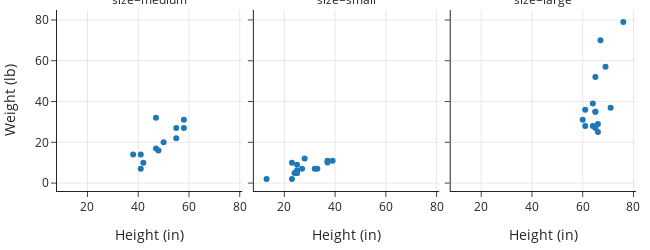

Source (notebook cell):
### Markdown cell above
This particular `Figure` holds one plot, but `Figure` objects can hold any number of plots. Below, we create a facet of three scatter plots.

### Code cell
px.scatter(dogs, x='height', y='weight',
           facet_col='size',
           labels=dict(height="Height (in)", weight="Weight (lb)"),
           width=650, height=250)

### Figure 1 — Plotly figure (JSON) as saved in the notebook; plotly's stock layout.template omitted (floating-point values rounded to 4 significant figures)
{"data": [{"hovertemplate": "size=medium<br>Height (in)=%{x}<br>Weight (lb)=%{y}<extra></extra>", "legendgroup": "", "marker": {"color": "#1F77B4", "symbol": "circle"}, "mode": "markers", "name": "", "orientation": "v", "showlegend": false, "type": "scatter", "x": [48, 41, 55, 50, 58, 58, 41, 42, 38, 47, 47, 55], "xaxis": "x", "y": [16, 14, 22, 20, 31, 27, 7, 10, 14, 32, 17, 27], "yaxis": "y"}, {"hovertemplate": "size=small<br>Height (in)=%{x}<br>Weight (lb)=%{y}<extra></extra>", "legendgroup": "", "marker": {"color": "#1F77B4", "symbol": "circle"}, "mode": "markers", "name": "", "orientation": "v", "showlegend": false, "type": "scatter", "x": [25, 37, 37, 27, 33, 13, 25, 23, 25, 39, 24, 25, 32, 28, 23, 25], "xaxis": "x2", "y": [6, 11, 10.15, 7, 7, 2, 5, 2, 6, 11, 5, 5, 7, 12, 10, 9], "yaxis": "y2"}, {"hovertemplate": "size=large<br>Height (in)=%{x}<br>Weight (lb)=%{y}<extra></extra>", "legendgroup": "", "marker": {"color": "#1F77B4", "symbol": "circle"}, "mode": "markers", "name": "", "orientation": "v", "showlegend": false, "type": "scatter", "x": [61, 65, 66, 60, 64, 65, 66, 69, 65, 71, 61, 64, 65, 76, 67], "xaxis": "x3", "y": [28, 27, 29, 31, 28, 35, 25, 57, 35, 37, 36, 39, 52, 79, 70], "yaxis": "y3"}], "layout": {"annotations": [{"font": {}, "showarrow": false, "text": "size=medium", "x": 0.16, "xanchor": "center", "xref": "paper", "y": 1, "yanchor": "bottom", "yref": "paper"}, {"font": {}, "showarrow": false, "text": "size=small", "x": 0.5, "xanchor": "center", "xref": "paper", "y": 1, "yanchor": "bottom", "yref": "paper"}, {"font": {}, "showarrow": false, "text": "size=large", "x": 0.84, "xanchor": "center", "xref": "paper", "y": 1, "yanchor": "bottom", "yref": "paper"}], "height": 250, "legend": {"tracegroupgap": 0}, "width": 650, "xaxis": {"anchor": "y", "autorange": true, "domain": [0, 0.32], "range": [7.852, 81.15], "title": {"text": "Height (in)"}, "type": "linear"}, "xaxis2": {"anchor": "y2", "autorange": true, "domain": [0.34, 0.66], "matches": "x", "range": [7.852, 81.15], "title": {"text": "Height (in)"}, "type": "linear"}, "xaxis3": {"anchor": "y3", "autorange": true, "domain": [0.68, 1.0], "matches": "x", "range": [7.852, 81.15], "title": {"text": "Height (in)"}, "type": "linear"}, "yaxis": {"anchor": "x", "autorange": true, "domain": [0, 1], "range": [-4.342, 85.34], "title": {"text": "Weight (lb)"}, "type": "linear"}, "yaxis2": {"anchor": "x2", "autorange": true, "domain": [0, 1], "matches": "y", "range": [-4.342, 85.34], "showticklabels": false, "type": "linear"}, "yaxis3": {"anchor": "x3", "autorange": true, "domain": [0, 1], "matches": "y", "range": [-4.342, 85.34], "showticklabels": false, "type": "linear"}}}
